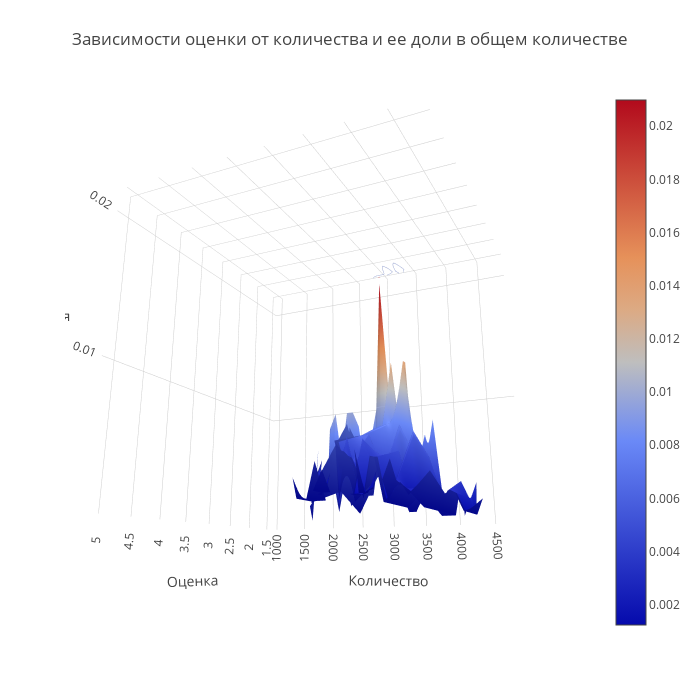

Source (notebook cell):
### Code cell
data = [
    go.Surface(
        z = z_data.values, x = z_data.index.values, y = z_data.columns,
        contours=go.surface.Contours(
            z=go.surface.contours.Z(
              show=True,
              usecolormap=True,
              highlightcolor="#42f462",
              project=dict(z=True)
            )
        )
    )
]
layout = go.Layout(
    title='Зависимости оценки от количества и ее доли в общем количестве',
    autosize=False,
    scene=dict(camera=dict(eye=dict(x=1.87, y=0.88, z=-0.64)),xaxis = dict(title='Оценка'),yaxis = dict(title='Количество'),zaxis = dict(title='Доля')),
    width=700,
    height=700,
    margin=dict(
        l=65,
        r=50,
        b=65,
        t=90
    ),
)
fig = go.Figure(data=data, layout=layout)
iplot(fig)

### Figure 1 — Plotly figure (JSON) as saved in the notebook; plotly's stock layout.template omitted (floating-point values rounded to 4 significant figures; data arrays with more than 128 entries replaced by an {"elided": "..."} marker saying what was removed)
{"data": [{"contours": {"z": {"highlightcolor": "#42f462", "project": {"z": true}, "show": true, "usecolormap": true}}, "type": "surface", "uid": "3ae7afd2-1390-4204-86ac-642cf1a93628", "x": [1.5, 1.6, 2.4, 3, 3.9, 4.1, 4.2, 4.5, 4.6, 4.7, 4.8, 4.9, 5.1, 5.2, 5.3, 5.4, 5.5, 5.6, 5.7, 5.8, 5.9, 6, 6.1, 6.2, 6.3, 6.4, 6.5, 6.6, 6.7, 6.8, 6.9, 7, 7.1, 7.2, 7.3, 7.4, 7.5, 7.6, 7.7, 7.8, 7.9, 8, 8.1, 8.2, 8.3, 8.4, 8.6, 8.8], "y": [100, 200, 300, 400, 500, 600, 700, 800, 900, 1000, 1100, 1200, 1300, 1400, 1500, 1600, 1700, 1800, 1900, 2000, 2100, 2200, 2300, 2400, 2500, 2600, 2800, 2900, 3000, 3100, 3200, 3300, 3400, 3500, 3600, 3700, 3800, 3900, 4000, 4100, 4200, 4300, 4400, 4500, 4800, 4900, 5100, 5200, 5300, 5400, 5600, 5700, 5800, 5900, 6100, 6200, 6600, 6700, 6800, 7000, 7100, 7200, 7300, 7400, 7500, 7600, 7700, 8100, 8200, 8400, 8700, 8800, 8900, 9200, 9400, 9600, 9700], "z": {"elided": "48x77 float values"}}], "layout": {"autosize": false, "height": 700, "margin": {"b": 65, "l": 65, "r": 50, "t": 90}, "scene": {"camera": {"eye": {"x": 1.87, "y": 0.88, "z": -0.64}}, "xaxis": {"title": "Оценка"}, "yaxis": {"title": "Количество"}, "zaxis": {"title": "Доля"}}, "title": "Зависимости оценки от количества и ее доли в общем количестве", "width": 700}}
